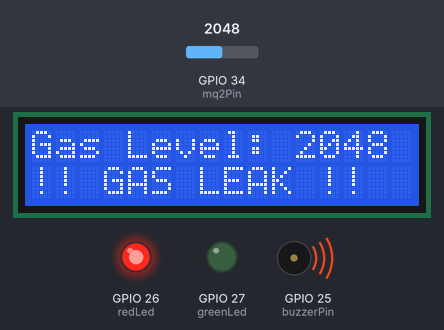
A sketch run on a simulated ESP32. Shown: 16×2 character LCD, output pins drawn as LEDs (lit = HIGH), buzzer (waves = sounding, pin HIGH). The test bench sets the inputs (shaded band); at power-on: GPIO 34 (mq2Pin) = 2048.

Above: at 3.2 s.
3.3 s: GPIO 34 (mq2Pin) set to 1850
At 4.7 s:
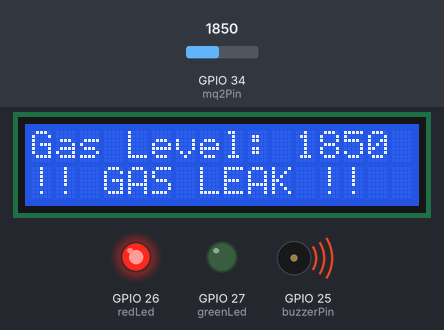
5.5 s: GPIO 34 (mq2Pin) set to 1742
At 6.5 s:
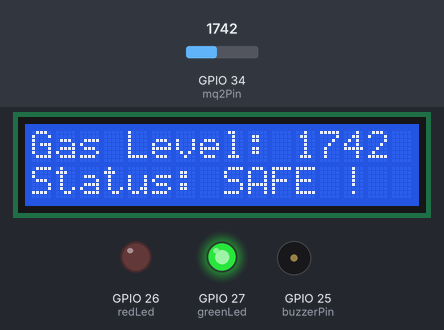
7.5 s: GPIO 34 (mq2Pin) set to 1840
At 9.5 s:
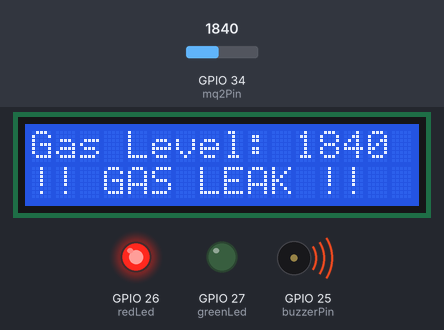
Timing chart, 0 to 11.0 s (numbered marks = the images above; inputs shaded):
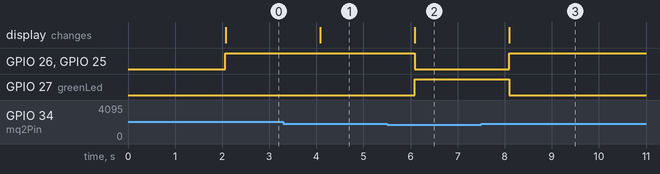

Measured:
- the behaviour switches between 1801 and 1800 on GPIO 34 (mq2Pin) (found by bisection; images 1 and 2)
- after the input at 3.3 s, the display: changes after 0.78 s (image 1)
- after the input at 5.5 s, GPIO 26 (redLed), GPIO 25 (buzzerPin): HIGH → LOW after 0.59 s; GPIO 27 (greenLed): LOW → HIGH after 0.59 s; the display: changes after 0.59 s (image 2)
- after the input at 7.5 s, GPIO 26 (redLed), GPIO 25 (buzzerPin): LOW → HIGH after 0.59 s; GPIO 27 (greenLed): HIGH → LOW after 0.59 s; the display: changes after 0.60 s (image 3)

The sketch:

lpg_gas_leakage_esp32.ino
```cpp
/*
 LPG Gas Leakage Detection System using ESP32
 Components Used:
 - ESP32 Development Board
 - MQ-2 Gas Sensor
 - Buzzer
 - Red LED (Gas Detected)
 - Green LED (Safe Condition)
 - 16x2 LCD Display (Parallel Mode)
*/

#include <LiquidCrystal.h>

LiquidCrystal lcd(23, 22, 21, 19, 18, 5);

const int mq2Pin = 34;
const int buzzerPin = 25;
const int redLed = 26;
const int greenLed = 27;

int gasValue = 0;
int threshold = 1800;

void setup() {
  pinMode(buzzerPin, OUTPUT);
  pinMode(redLed, OUTPUT);
  pinMode(greenLed, OUTPUT);

  lcd.begin(16, 2);
  lcd.print("LPG GAS SYSTEM");
  lcd.setCursor(0, 1);
  lcd.print("ESP32 STARTING");
  delay(2000);
  lcd.clear();
}

void loop() {
  gasValue = analogRead(mq2Pin);

  lcd.setCursor(0, 0);
  lcd.print("Gas Level: ");
  lcd.print(gasValue);
  lcd.print(" ");

  if (gasValue > threshold) {
    digitalWrite(redLed, HIGH);
    digitalWrite(greenLed, LOW);
    digitalWrite(buzzerPin, HIGH);
    lcd.setCursor(0, 1);
    lcd.print("!! GAS LEAK !! ");
  } else {
    digitalWrite(redLed, LOW);
    digitalWrite(greenLed, HIGH);
    digitalWrite(buzzerPin, LOW);
    lcd.setCursor(0, 1);
    lcd.print("Status: SAFE ");
  }

  delay(1000);
}
```
